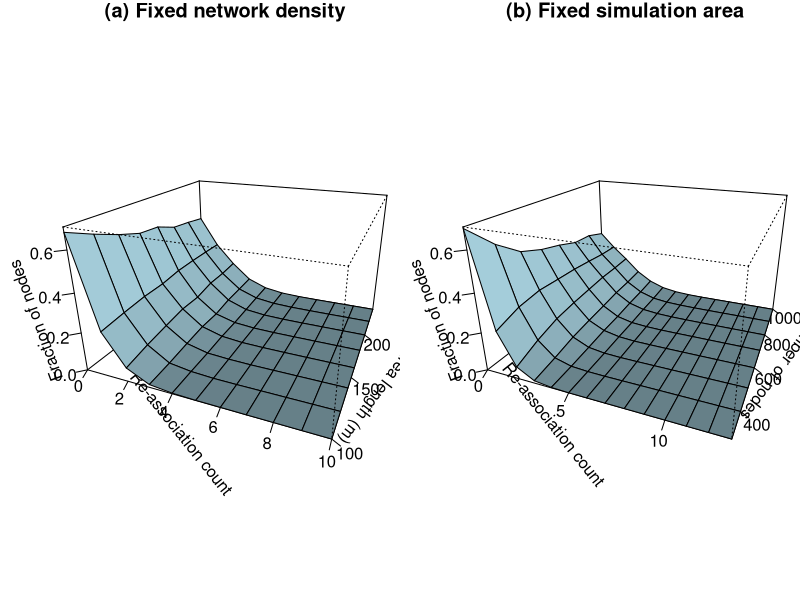

Here is the R script that generated this plot:
pdf("ZBS-reassoc.pdf", width=12, height=5, family="Times")
par(xpd=TRUE, mfrow=c(1,2), mar=c(0,2.5,1,0)) # margin: bottom left top right

########################################################
area_l <- c(100, 120, 140, 160, 180, 200, 220, 240)

#### D1HVU ####
count <- c(0, 1, 2, 3, 4, 5, 6, 7, 8, 9, 10)

prob <- c(0.6772, 0.2312, 0.0717, 0.0154, 0.0034, 0.0007, 0.0005, 0.0000, 0.0000, 0.0000, 0.0000, # 100
					0.6225, 0.2471, 0.0972, 0.0242, 0.0075, 0.0013, 0.0001, 0.0001, 0.0000, 0.0000, 0.0000, # 120
					0.5736, 0.2597, 0.1161, 0.0376, 0.0095, 0.0029, 0.0003, 0.0001, 0.0000, 0.0000, 0.0000, # 140
					0.5338, 0.2628, 0.1335, 0.0488, 0.0153, 0.0042, 0.0012, 0.0002, 0.0000, 0.0000, 0.0000, # 160
					0.5246, 0.2784, 0.1313, 0.0460, 0.0142, 0.0039, 0.0010, 0.0004, 0.0001, 0.0000, 0.0000, # 180
					0.4791, 0.2823, 0.1530, 0.0606, 0.0186, 0.0051, 0.0011, 0.0001, 0.0000, 0.0000, 0.0000, # 200
					0.4670, 0.2833, 0.1540, 0.0645, 0.0224, 0.0067, 0.0016, 0.0005, 0.0000, 0.0001, 0.0000, # 220
					0.4506, 0.2819, 0.1637, 0.0693, 0.0249, 0.0073, 0.0019, 0.0004, 0.0001, 0.0000, 0.0000) # 240

dim(prob) <- c(length(count), length(area_l))
persp(count, area_l, prob,			
			xlab = "Re-association count", ylab = "Area length (m)", zlab = "Fraction of nodes",
			main="(a) Fixed network density", zlim=c(0,0.7),
			theta = 22.5, phi = 22.5, expand = 0.6, col = "lightblue",
      ltheta = 120, shade = 0.75, ticktype = "detailed"
)

#### D1HU ####
# count <- c(0, 1, 2, 3, 4)
# 
# prob <- c(0.8669, 0.1221, 0.0106, 0.0004, 0.0000,	# 100
# 					0.8561, 0.1280, 0.0147, 0.0012, 0.0000,	# 120
# 					0.8803, 0.1088, 0.0097, 0.0010, 0.0001,	# 140
# 					0.8978, 0.0944, 0.0073, 0.0004, 0.0000,	# 160
# 					0.9243, 0.0714, 0.0042, 0.0001, 0.0000,	# 180
# 					0.9492, 0.0489, 0.0018, 0.0001, 0.0000,	# 200
# 					0.9614, 0.0363, 0.0022, 0.0001, 0.0001,	# 220
# 					0.9788, 0.0206, 0.0006, 0.0000, 0.0000)	# 240
# 
# dim(prob) <- c(length(count), length(area_length))
# persp(count, area_length, prob,			
# 			xlab = "Reassociation count", ylab = "Area length (m)", zlab = "Probability",
# 			sub="D1HU (fixed network density)", zlim=c(0,1),
# 			theta = 22.5, phi = 22.5, expand = 0.6, col = "lightblue",
#       ltheta = 120, shade = 0.75, ticktype = "detailed"
# )

#####################################################
num_FFD <- c(300, 400, 500, 600, 700, 800, 900, 1000)

#### D1VHU ####
count <- c(0, 1, 2, 3, 4, 5, 6, 7, 8, 9, 10, 11, 12, 13)

prob <- c(0.6937,  0.2280,  0.0627,  0.0131,  0.0024,  0.0002,	0.0000,  0.0000, 0.0000,  0.0000,  0.0000,  0.0000,  0.0000,  0.0000,	# 300 
					0.5743,  0.2715,  0.1107,  0.0329,  0.0081,  0.0021,  0.0004,  0.0001, 0.0000,  0.0000,  0.0000,  0.0000,  0.0000,  0.0000, # 400 
					0.4854,  0.2898,  0.1449,  0.0570,  0.0170,  0.0045,  0.0010,  0.0003, 0.0001,  0.0000,  0.0000,  0.0000,  0.0000,  0.0000, # 500 
					0.4439,  0.2857,  0.1609,  0.0706,  0.0272,  0.0086,  0.0021,  0.0008, 0.0002,  0.0000,  0.0000,  0.0000,  0.0000,  0.0000, # 600 
					0.4174,  0.2829,  0.1717,  0.0821,  0.0313,  0.0104,  0.0033,  0.0006, 0.0001,  0.0001,  0.0000,  0.0000,  0.0000,  0.0000, # 700 
					0.3829,  0.2743,  0.1822,  0.0951,  0.0410,  0.0157,  0.0058,  0.0020, 0.0006,  0.0003,  0.0001,  0.0000,  0.0000,  0.0000, # 800 
					0.3790,  0.2645,  0.1842,  0.0997,  0.0460,  0.0173,  0.0063,  0.0022, 0.0006,  0.0002,  0.0000,  0.0000,  0.0000,  0.0000, # 900 
					0.3466,  0.2622,  0.1897,  0.1097,  0.0554,  0.0233,  0.0088,  0.0030, 0.0008,  0.0003,  0.0001,  0.0000,  0.0000,  0.0000) # 1000

dim(prob) <- c(length(count), length(num_FFD))
persp(count, num_FFD, prob,
			xlab = "Re-association count", ylab = "Number of nodes", zlab = "Fraction of nodes", 
			main="(b) Fixed simulation area", zlim=c(0,0.7),
			theta = 22.5, phi = 22.5, expand = 0.6, col = "lightblue",
      ltheta = 120, shade = 0.75, ticktype = "detailed"
)

#### D1HU ####
# count <- c(0, 1, 2, 3, 4, 5, 6)
# 
# prob <- c(0.9006, 0.0915, 0.0075, 0.0004, 0.0000, 0.0000, 0.0000,	# 300 
# 					0.8646, 0.1225, 0.0121, 0.0008, 0.0000, 0.0000, 0.0000,	# 400 
# 					0.8166, 0.1609, 0.0203, 0.0020, 0.0002, 0.0000, 0.0000,	# 500 
# 					0.7914, 0.1790, 0.0265, 0.0028, 0.0003, 0.0000, 0.0000,	# 600 
# 					0.7589, 0.1998, 0.0353, 0.0053, 0.0005, 0.0001, 0.0000,	# 700 
# 					0.7380, 0.2114, 0.0430, 0.0062, 0.0012, 0.0002, 0.0001,	# 800 
# 					0.7119, 0.2237, 0.0521, 0.0100, 0.0020, 0.0003, 0.0000,	# 900 
# 					0.6890, 0.2392, 0.0580, 0.0111, 0.0022, 0.0004, 0.0001)	# 1000
# 
# dim(prob) <- c(length(count), length(num_FFD))
# persp(count, area_length, prob,
# 			xlab = "Reassociation count", ylab = "Number of nodes", zlab = "Probability",
# 			sub="D1HU (varying network density)", zlim=c(0,1),
# 			theta = 22.5, phi = 22.5, expand = 0.6, col = "lightblue",
#       ltheta = 120, shade = 0.75, ticktype = "detailed"
# )

dev.off()
